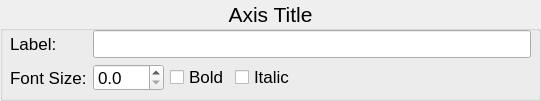
   <widget class="QGroupBox" name="groupBox_13">
    <property name="geometry">
     <rect>
      <x>610</x>
      <y>410</y>
      <width>541</width>
      <height>101</height>
     </rect>
    </property>
    <property name="font">
     <font>
      <family>Arial</family>
      <pointsize>16</pointsize>
      <weight>50</weight>
      <italic>false</italic>
      <bold>false</bold>
     </font>
    </property>
    <property name="title">
     <string>Axis Title</string>
    </property>
    <property name="alignment">
     <set>Qt::AlignCenter</set>
    </property>
    <widget class="QWidget" name="gridLayoutWidget_6">
     <property name="geometry">
      <rect>
       <x>10</x>
       <y>30</y>
       <width>521</width>
       <height>61</height>
      </rect>
     </property>
     <property name="font">
      <font>
       <family>Arial</family>
       <pointsize>13</pointsize>
       <weight>75</weight>
       <italic>false</italic>
       <bold>true</bold>
      </font>
     </property>
     <layout class="QGridLayout" name="gridLayout_6" columnstretch="1,0,0,0,0,0,0,0">
      <item row="1" column="4">
       <spacer name="horizontalSpacer">
        <property name="font">
         <font>
          <family>Arial</family>
          <pointsize>13</pointsize>
          <weight>75</weight>
          <italic>false</italic>
          <bold>true</bold>
         </font>
        </property>
        <property name="orientation">
         <enum>Qt::Horizontal</enum>
        </property>
        <property name="sizeHint" stdset="0">
         <size>
          <width>95</width>
          <height>20</height>
         </size>
        </property>
       </spacer>
      </item>
      <item row="1" column="3">
       <widget class="QCheckBox" name="chbTItal">
        <property name="font">
         <font>
          <family>Arial</family>
          <pointsize>13</pointsize>
          <weight>50</weight>
          <italic>false</italic>
          <bold>false</bold>
         </font>
        </property>
        <property name="text">
         <string>Italic</string>
        </property>
       </widget>
      </item>
      <item row="1" column="1">
       <widget class="QDoubleSpinBox" name="sbTFontSize">
        <property name="font">
         <font>
          <family>Arial</family>
          <pointsize>13</pointsize>
          <weight>50</weight>
          <italic>false</italic>
          <bold>false</bold>
         </font>
        </property>
        <property name="decimals">
         <number>1</number>
        </property>
        <property name="singleStep">
         <double>0.100000000000000</double>
        </property>
       </widget>
      </item>
      <item row="1" column="5">
       <spacer name="horizontalSpacer_2">
        <property name="font">
         <font>
          <family>Arial</family>
          <pointsize>13</pointsize>
          <weight>75</weight>
          <italic>false</italic>
          <bold>true</bold>
         </font>
        </property>
        <property name="orientation">
         <enum>Qt::Horizontal</enum>
        </property>
        <property name="sizeHint" stdset="0">
         <size>
          <width>80</width>
          <height>20</height>
         </size>
        </property>
       </spacer>
      </item>
      <item row="0" column="0">
       <widget class="QLabel" name="label_38">
        <property name="font">
         <font>
          <family>Arial</family>
          <pointsize>13</pointsize>
          <weight>50</weight>
          <italic>false</italic>
          <bold>false</bold>
         </font>
        </property>
        <property name="text">
         <string>Label:</string>
        </property>
       </widget>
      </item>
      <item row="0" column="1" colspan="7">
       <widget class="QLineEdit" name="ePltTitle">
        <property name="font">
         <font>
          <family>Arial</family>
          <pointsize>13</pointsize>
          <weight>50</weight>
          <italic>false</italic>
          <bold>false</bold>
         </font>
        </property>
       </widget>
      </item>
      <item row="1" column="0">
       <widget class="QLabel" name="label_41">
        <property name="font">
         <font>
          <family>Arial</family>
          <pointsize>13</pointsize>
          <weight>50</weight>
          <italic>false</italic>
          <bold>false</bold>
         </font>
        </property>
        <property name="text">
         <string>Font Size:</string>
        </property>
       </widget>
      </item>
      <item row="1" column="2">
       <widget class="QCheckBox" name="chbTBold">
        <property name="font">
         <font>
          <family>Arial</family>
          <pointsize>13</pointsize>
          <weight>50</weight>
          <italic>false</italic>
          <bold>false</bold>
         </font>
        </property>
        <property name="text">
         <string>Bold</string>
        </property>
       </widget>
      </item>
      <item row="1" column="6">
       <spacer name="horizontalSpacer_3">
        <property name="font">
         <font>
          <family>Arial</family>
          <pointsize>13</pointsize>
          <weight>75</weight>
          <italic>false</italic>
          <bold>true</bold>
         </font>
        </property>
        <property name="orientation">
         <enum>Qt::Horizontal</enum>
        </property>
        <property name="sizeHint" stdset="0">
         <size>
          <width>80</width>
          <height>20</height>
         </size>
        </property>
       </spacer>
      </item>
     </layout>
    </widget>
   </widget>
